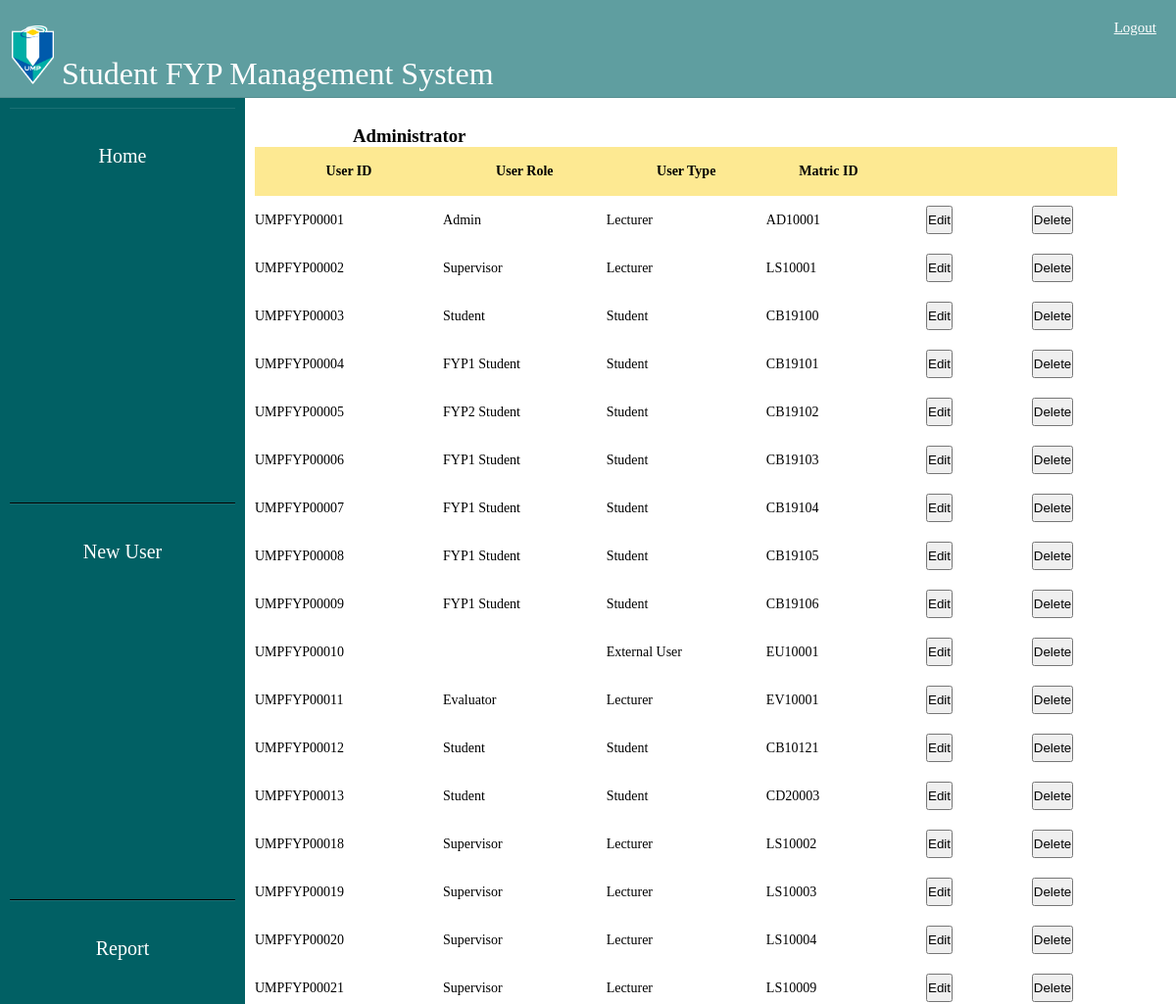
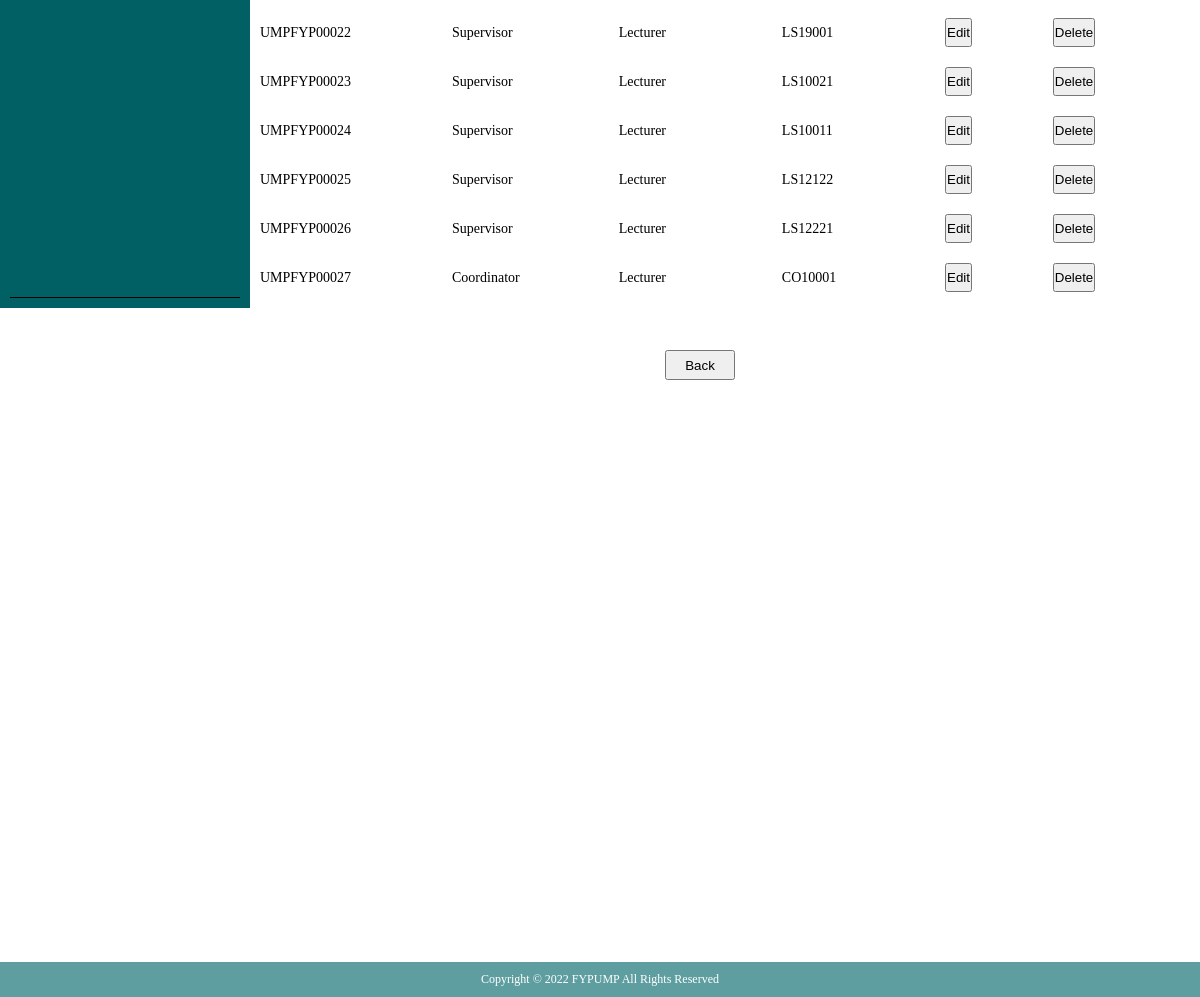
Page /admin/admin.php?home=true on the committed database (2 pictures, top to bottom).
### tables this page shows
CREATE TABLE `userinfo` (
  `userid` int(11) NOT NULL,
  `matricid` varchar(10) NOT NULL,
  `password` varchar(255) NOT NULL,
  `userrole` varchar(11) DEFAULT NULL,
  `usertype` varchar(11) DEFAULT NULL
);

### admin/home.php (the view, shortened to what this page needs)
<?php
include_once "../include/config.php";
$q = mysqli_query($conn, "SELECT * FROM userinfo ORDER BY userid ASC");
$view = mysqli_num_rows($q);
if($view == 0)
{
    $output = 'No Search Result';
}else
{
    echo "<table>";
    echo "<tr>
        <th>User ID</th>
        <th>User Role</th>
        <th>User Type</th>
        <th>Matric ID</th>
        <th></th>
        <th></th>
        </tr>";
    while($row = mysqli_fetch_array($q))
    {
        echo "<tr>
            <td>".uId($row).$row['userid']."</td>
            <td>".uRole($row)."</td>
            <td>".uType($row)."</td>
            <td>".$row['matricid']."</td>
            <td>
                <form action='../function/edituser.php' method='post' class='edit'>
                    <input type='text' value='".$row['userid']."' name='userid' style='display:none;'>
                    <input type='submit' value='Edit' name='edit'>
                </form>
            </td>
            <td>
                <form action='../function/deleteuser.php' method='post' class='delete'>
                    <input type='text' value='".$row['userid']."' name='userid' style='display:none;'>
                    <input type='submit' value='Delete' name='delete'>
                </form>
            </td>
            </tr>";
    }
    echo "</table>";
}
function uId($row)
{
    if($row['userid']<10)
    {
        return 'UMPFYP0000';
    }
    else if($row['userid']<100)
    {
        return 'UMPFYP000';
    }
    else if($row['userid']<1000)
    {
        return 'UMPFYP00';
    }
}
function uRole($row)
{
    switch($row['userrole'])
    {
        case 'adm':
            return 'Admin';
            break;
        case 'coo':
            return 'Coordinator';
            break;
        case 'sup':
            return 'Supervisor';
            break;
        case 'eva':
            return 'Evaluator';
            break;
        case 'fyp1':
            return 'FYP1 Student';
            break;
        case 'fyp2':
            return 'FYP2 Student';
            break;
        case 'std':
            return 'Student';
            break;
    }
}
function uType($row)
{
    switch($row['usertype'])
    {
        case 'lec':
            return 'Lecturer';
            break;
        case 'std':
            return 'Student';
            break;
        case 'ext':
            return 'External User';
            break;
    }
}
?>

### css/layout.css (style rules this page uses)
table { border-collapse: collapse; width: 100%; }
html,body { height: 100%; }
th { background-color: #FDE992; height: 50px; }
td { height: 30px; }
table { font-family: 'Montserrat'; font-size: 14px; }

### css/sidebar.css (style rules this page uses)
* { box-sizing: border-box; padding:0; margin:0; }

### admin/admin.php (style rules this page uses)
form { text-align:center; height:80vh; }
form * { margin:10px; padding: 5px 0px 5px 0px; }
.edit { color:#00AC9F; border: none; margin:0px; height:auto; }
.delete { color:#DF0024; border: none; margin:0px; height:auto; }

### rows in the picture
userinfo: userid "UMPFYP0000", userid "1", userrole "Admin", usertype "Lecturer", matricid "AD10001"
userinfo: userid "UMPFYP0000", userid "2", userrole "Supervisor", usertype "Lecturer", matricid "LS10001"
userinfo: userid "UMPFYP0000", userid "3", userrole "Student", usertype "Student", matricid "CB19100"
userinfo: userid "UMPFYP0000", userid "4", userrole "FYP1 Student", usertype "Student", matricid "CB19101"
userinfo: userid "UMPFYP0000", userid "5", userrole "FYP2 Student", usertype "Student", matricid "CB19102"
userinfo: userid "UMPFYP0000", userid "6", userrole "FYP1 Student", usertype "Student", matricid "CB19103"
userinfo: userid "UMPFYP0000", userid "7", userrole "FYP1 Student", usertype "Student", matricid "CB19104"
userinfo: userid "UMPFYP0000", userid "8", userrole "FYP1 Student", usertype "Student", matricid "CB19105"
userinfo: userid "UMPFYP0000", userid "9", userrole "FYP1 Student", usertype "Student", matricid "CB19106"
userinfo: userid "UMPFYP000", userid "10", usertype "External User", matricid "EU10001"
userinfo: userid "UMPFYP000", userid "11", userrole "Evaluator", usertype "Lecturer", matricid "EV10001"
userinfo: userid "UMPFYP000", userid "12", userrole "Student", usertype "Student", matricid "CB10121"
userinfo: userid "UMPFYP000", userid "13", userrole "Student", usertype "Student", matricid "CD20003"
userinfo: userid "UMPFYP000", userid "18", userrole "Supervisor", usertype "Lecturer", matricid "LS10002"
userinfo: userid "UMPFYP000", userid "19", userrole "Supervisor", usertype "Lecturer", matricid "LS10003"
userinfo: userid "UMPFYP000", userid "20", userrole "Supervisor", usertype "Lecturer", matricid "LS10004"
userinfo: userid "UMPFYP000", userid "21", userrole "Supervisor", usertype "Lecturer", matricid "LS10009"
userinfo: userid "UMPFYP000", userid "22", userrole "Supervisor", usertype "Lecturer", matricid "LS19001"
userinfo: userid "UMPFYP000", userid "23", userrole "Supervisor", usertype "Lecturer", matricid "LS10021"
userinfo: userid "UMPFYP000", userid "24", userrole "Supervisor", usertype "Lecturer", matricid "LS10011"
userinfo: userid "UMPFYP000", userid "25", userrole "Supervisor", usertype "Lecturer", matricid "LS12122"
userinfo: userid "UMPFYP000", userid "26", userrole "Supervisor", usertype "Lecturer", matricid "LS12221"
userinfo: userid "UMPFYP000", userid "27", userrole "Coordinator", usertype "Lecturer", matricid "CO10001"
